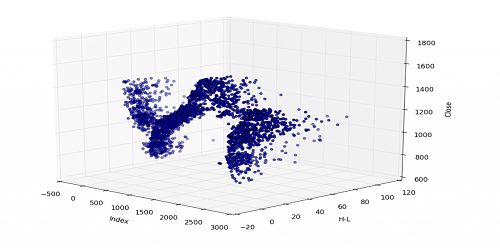
#> input picture OpenCV/image_operation/test1.png, 500 x 250 px
$ python OpenCV_adding_method.py
#> lines starting #> are read from the running program, lines starting #| are printed output that depends on the picture
import cv2
import numpy as np

img1 = cv2.imread('test1.png')
#> img1 is the input picture: shape (250, 500, 3); mean B, G, R 240.9, 235.7, 235.7
img2 = cv2.imread('test2.png')
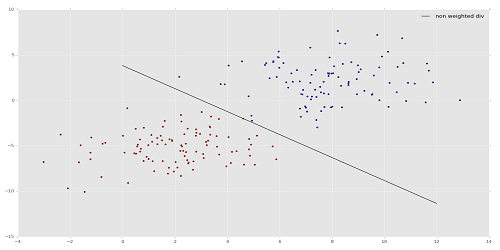
#> input picture OpenCV/image_operation/test2.png, 500 x 250 px
#> img2 is the input picture: shape (250, 500, 3); mean B, G, R 231.8, 231.6, 231.8

#for adding two image must be in same shape
add = cv2.add(img1,img2) #it will destroy opaqueness
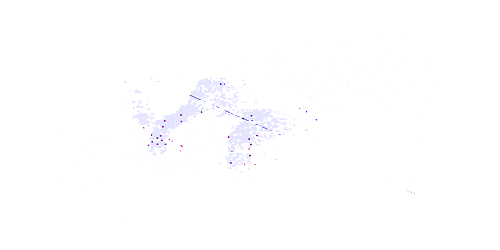
#> add: shape (250, 500, 3); mean B, G, R 254.9, 254.2, 254.2
cv2.imshow('added image',add)
cv2.waitKey(0)
cv2.destroyAllWindows()
